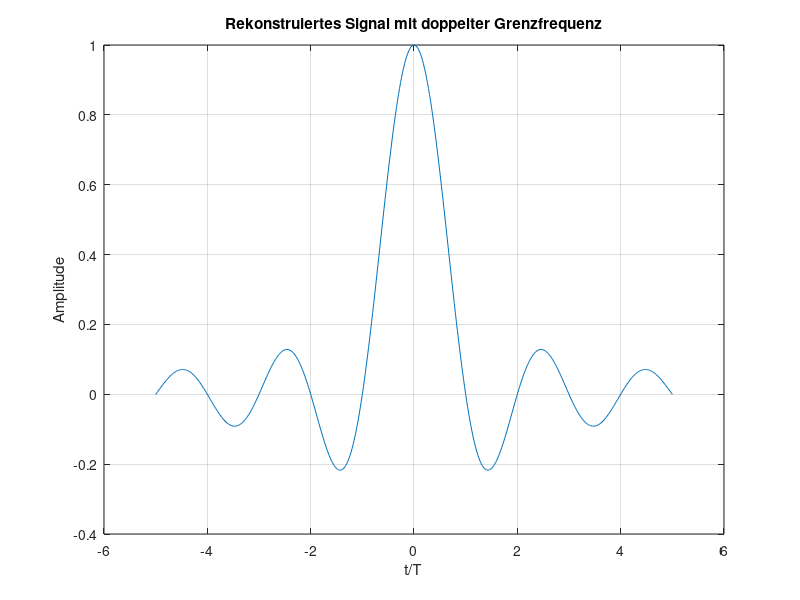

Write MATLAB code to recreate this figure.
function [] = reconstruction()

    T = 1;
    Fg = 1/T;
    Fs = 2*Fg;
    Ts = 1/Fs; 
    
    t = -5*T:0.01:5*T;
    t_h = -5*Ts:0.01:5*Ts;
    arg = t_h ./ Ts;
    h_t = sinc(arg);
    
    xre = conv(h_t,1);

    plot(arg,xre);
    grid
    title('Rekonstruiertes Signal mit doppelter Grenzfrequenz');
    xlabel('t/T');
    ylabel('Amplitude');
    saveas(gcf, 'reconstruction.png');



end
